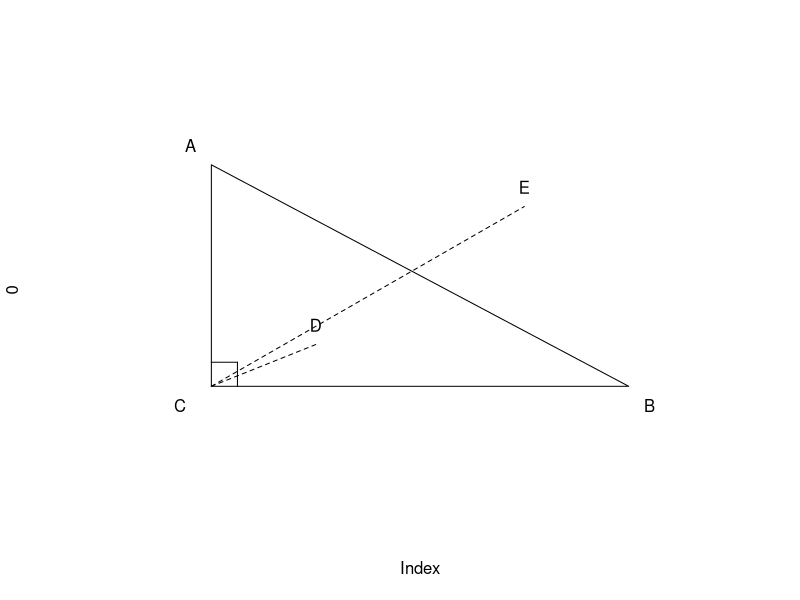

Generate this figure with R: (Note: this script raises an error after producing the figure.)
setwd("C:/Users/18904/Github/junior-mathematics/codes")
plot1=function(){
  plot(0,type="n",xlim=c(0,6),ylim=c(0,4),axes=FALSE)
  Cx=1;Cy=1; Bx=5;By=1; Ax=1;Ay=3.3
  polygon(c(Cx,Bx,Ax),c(Cy,By,Ay),lty=1)
  text(Cx-0.3,Cy-0.2,"C"); text(Bx+0.2,By-0.2,"B"); text(Ax-0.2,Ay+0.2,"A")
  segments(Cx,Cy+0.25,Cx+0.25,Cy+0.25,lty=1); segments(Cx+0.25,Cy,Cx+0.25,Cy+0.25,lty=1)
  Dx=(Ax+Bx)/3; Dy=(Ay+By)/3; Ex=2*(Ax+Bx)/3; Ey=2*(Ay+By)/3
  segments(Cx,Cy,Dx,Dy,lty=2); segments(Cx,Cy,Ex,Ey,lty=2)
  text(Dx,Dy+0.2,"D"); text(Ex,Ey+0.2,"E")
}
cairo_pdf("../figures/week74-1.pdf",width=4,height=4,family="sans"); plot1(); dev.off()
svglite::svglite("../figures/week74-1.svg",width=4,height=4); plot1(); dev.off()
